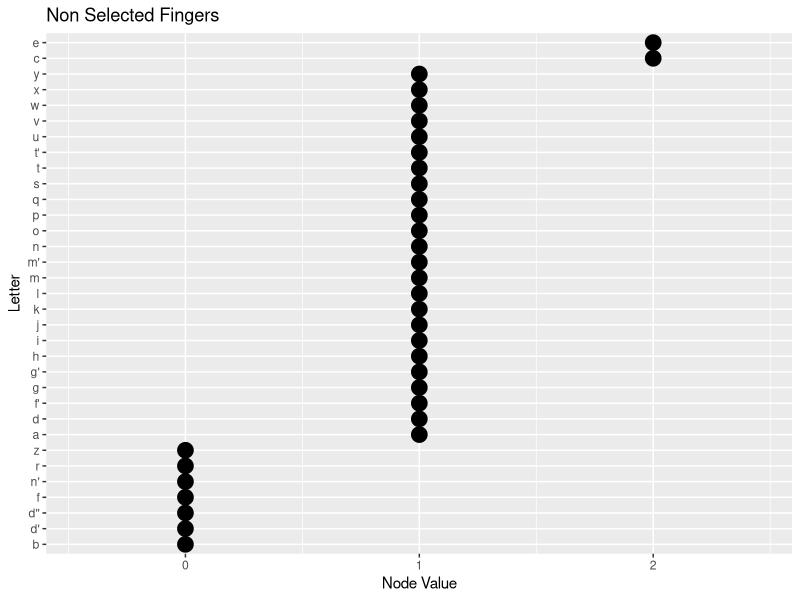
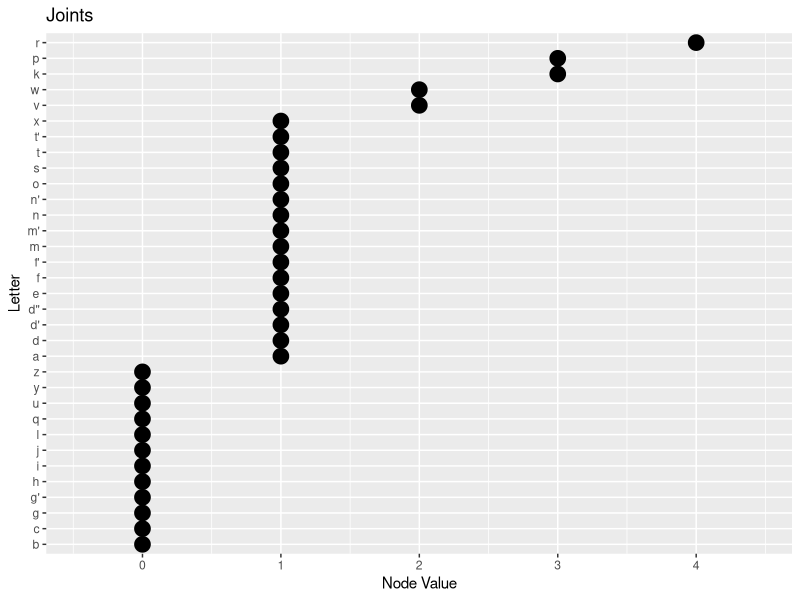
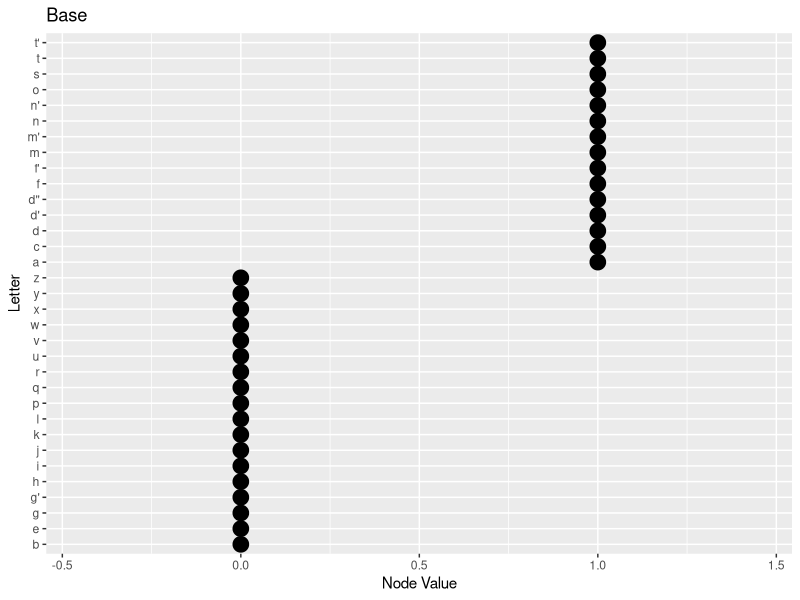
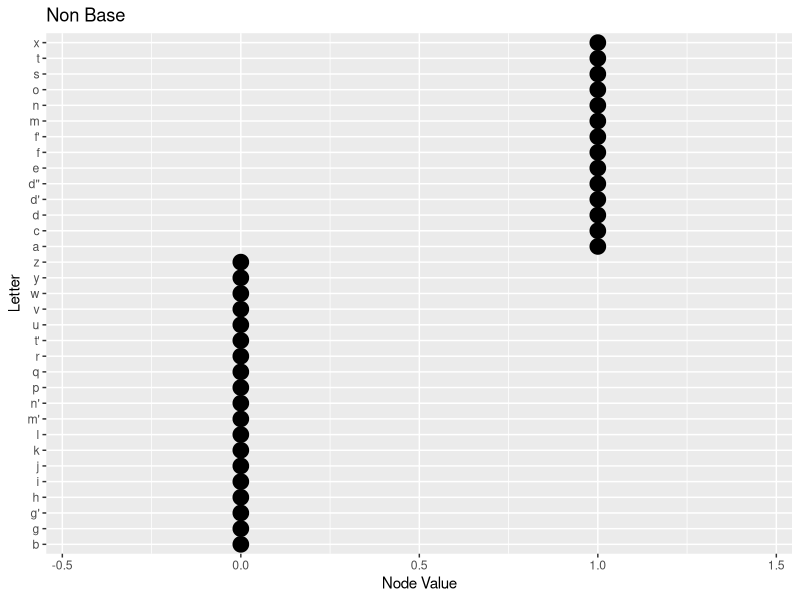
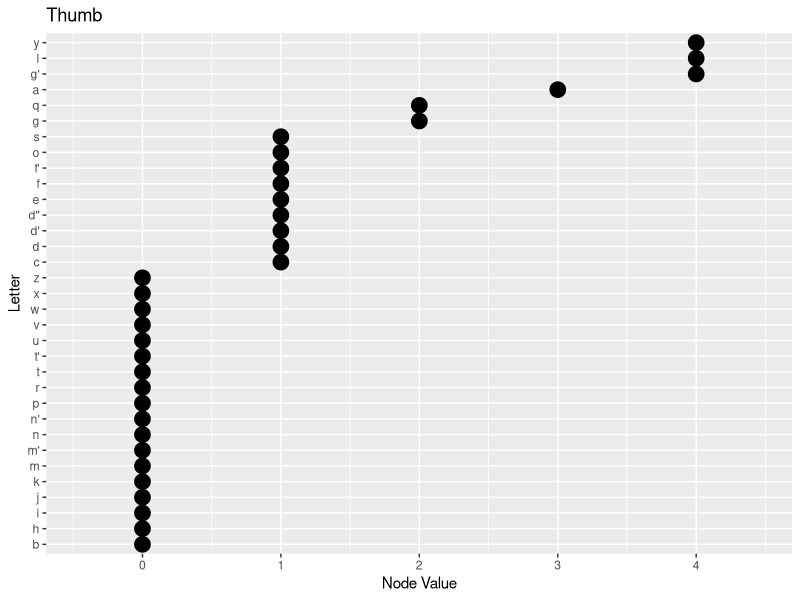
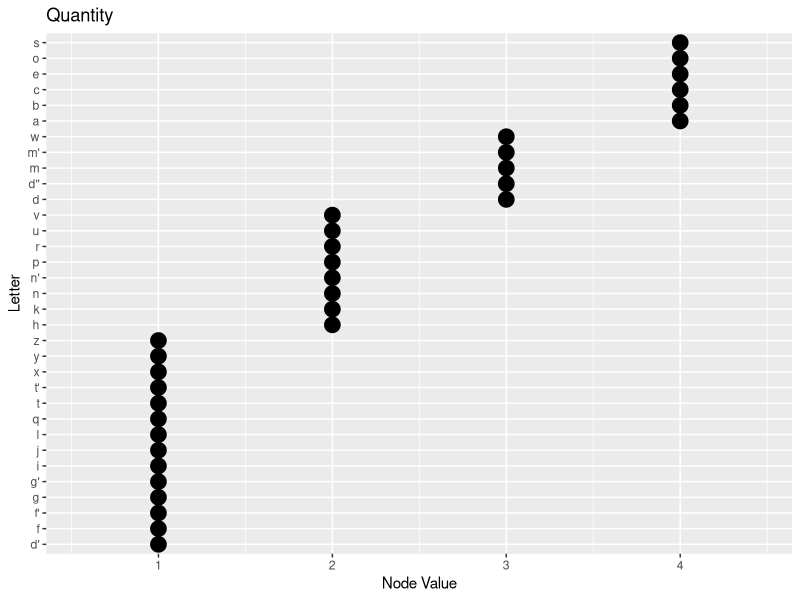
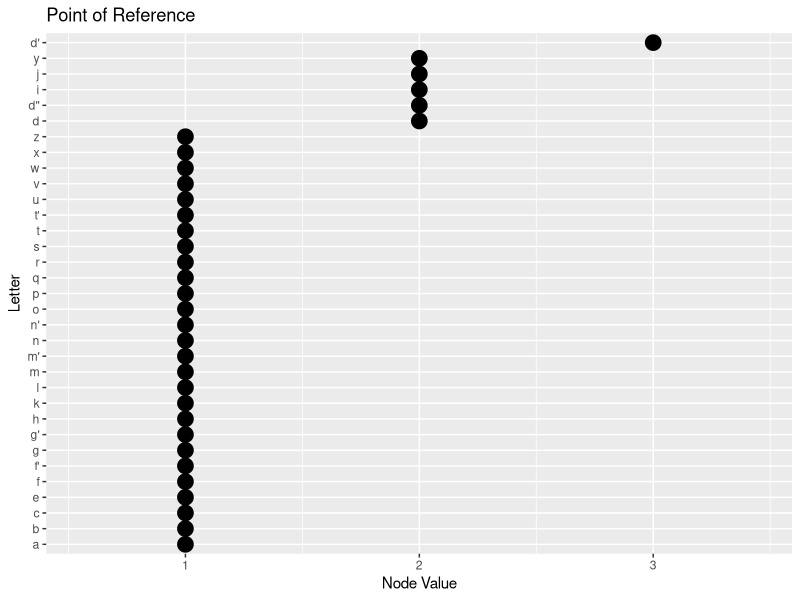
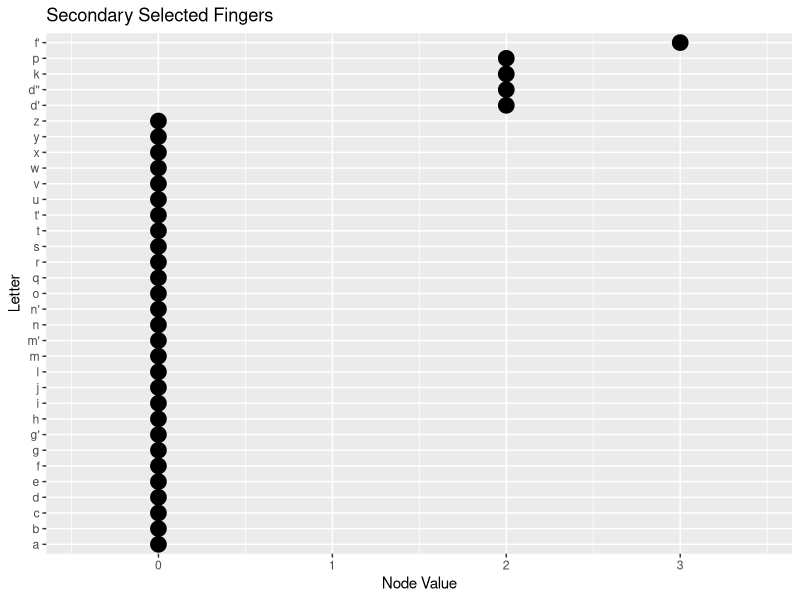

Generate these figures, in order, with R:
## ---- chunk 1
knitr::opts_chunk$set(echo = TRUE)

library(ggplot2)
library(knitr)

## ---- chunk 2

features = read.csv("alphabet_features_numeric.csv")
features_full = read.csv("alphabet_features.csv")
key = read.csv("alphabet_features_key.csv")

## ---- chunk 3

kable(key)

ggplot(features, aes(x = nonSel, y = reorder(Letter,nonSel))) + geom_dotplot(binaxis='y', stackdir='center', binwidth = 1) + ggtitle("Non Selected Fingers") + xlab("Node Value") + ylab("Letter") 

ggplot(features, aes(x = Joints, y = reorder(Letter,Joints))) + geom_dotplot(binaxis='y', stackdir='center', binwidth = 1)  + ggtitle("Joints") + xlab("Node Value") + ylab("Letter") 

ggplot(features, aes(x = Base, y = reorder(Letter,Base))) + geom_dotplot(binaxis='y', stackdir='center', binwidth = 1)  + ggtitle("Base") + xlab("Node Value") + ylab("Letter") 

ggplot(features, aes(x = nonBase, y = reorder(Letter,nonBase))) + geom_dotplot(binaxis='y', stackdir='center', binwidth = 1)  + ggtitle("Non Base") + xlab("Node Value") + ylab("Letter") 

ggplot(features, aes(x = Thumb, y = reorder(Letter,Thumb))) + geom_dotplot(binaxis='y', stackdir='center', binwidth = 1)  + ggtitle("Thumb") + xlab("Node Value") + ylab("Letter") 

ggplot(features, aes(x = Quant, y = reorder(Letter,Quant))) + geom_dotplot(binaxis='y', stackdir='center', binwidth = 1)  + ggtitle("Quantity") + xlab("Node Value") + ylab("Letter") 

ggplot(features, aes(x = POR, y = reorder(Letter,POR))) + geom_dotplot(binaxis='y', stackdir='center', binwidth = 1)  + ggtitle("Point of Reference") + xlab("Node Value") + ylab("Letter") 

ggplot(features, aes(x = SecFing, y = reorder(Letter,SecFing))) + geom_dotplot(binaxis='y', stackdir='center', binwidth = 1) + ggtitle("Secondary Selected Fingers") + xlab("Node Value") + ylab("Letter")  

ggplot(features, aes(x = SecThumb, y = reorder(Letter,SecThumb))) + geom_dotplot(binaxis='y', stackdir='center', binwidth = 1)  + ggtitle("Secondary Thumb") + xlab("Node Value") + ylab("Letter") 

ggplot(features, aes(x = SecQuant, y = reorder(Letter,SecQuant))) + geom_dotplot(binaxis='y', stackdir='center', binwidth = 1)  + ggtitle("Secondary Quantity") + xlab("Node Value") + ylab("Letter") 

ggplot(features, aes(x = SecPOR, y = reorder(Letter,SecPOR))) + geom_dotplot(binaxis='y', stackdir='center', binwidth = 1)  + ggtitle("Secondary Point of Reference") + xlab("Node Value") + ylab("Letter") 


